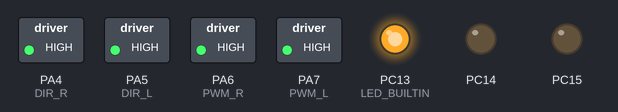
This sketch was run on a simulated STM32 Blue Pill. Shown: switched loads named in the sketch (green lamp = pin HIGH), output pins drawn as LEDs (lit = HIGH).

Above: at 1.5 s.
At 4.5 s:
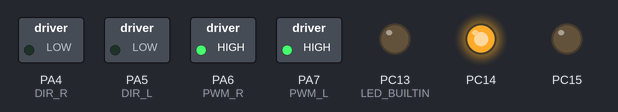
At 7.5 s:
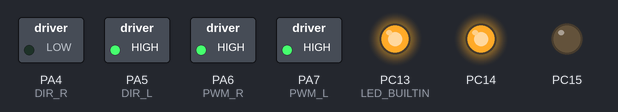
At 10.5 s:
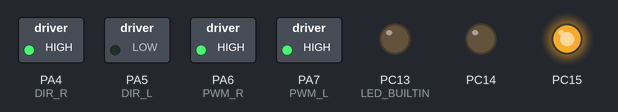
Timing chart, 0 to 13.8 s (numbered marks = the images above):
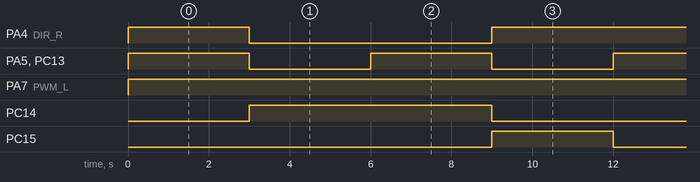

Measured:
- by itself, PA4 (DIR_R): repeats every 12.0 s: LOW 6.0 s, HIGH 6.0 s
- by itself, PA5 (DIR_L), PC13 (LED_BUILTIN): alternates HIGH for 3.0 s and LOW for 3.0 s
- by itself, PA7 (PWM_L): LOW → HIGH at 0.00 s
- by itself, PC14: alternates HIGH for 6.0 s and LOW for 6.0 s
- by itself, PC15: alternates HIGH for 3.0 s and LOW for 9.0 s

The sketch:

motor_debug.ino
```cpp
void setup() {

  pinMode(LED_BUILTIN, OUTPUT);
  pinMode(PC15, OUTPUT);
  pinMode(PC14, OUTPUT);
  pinMode(PC13, OUTPUT);

  pinMode(PA4, OUTPUT); //DIR_R
  pinMode(PA5, OUTPUT); //DIR_L
  analogWriteFrequency(1000);

  digitalWrite(PC15, LOW);   // turn the LED off by making the voltage LOW
  digitalWrite(PC14, LOW);   // turn the LED off by making the voltage LOW
  digitalWrite(PC13, LOW);   // turn the LED off by making the voltage LOW

  pinMode(PA6, OUTPUT); //PWM_R
  pinMode(PA7, OUTPUT); //PWM_L

}

void loop() {

  //左：正　右：正
  digitalWrite(PA6, HIGH);  //PWM_R
  digitalWrite(PA4, HIGH);  //DIR_R
  digitalWrite(PA7, HIGH);  //PWM_L
  digitalWrite(PA5, HIGH);  //DIR_L
  digitalWrite(PC13,HIGH);
  digitalWrite(PC14,LOW);
  digitalWrite(PC15,LOW);
  delay(3000);

  //左：逆　右：逆
  digitalWrite(PA6, HIGH);  //PWM_R
  digitalWrite(PA4, LOW);  //DIR_R
  digitalWrite(PA7, HIGH);  //PWM_L
  digitalWrite(PA5, LOW);  //DIR_L

  digitalWrite(PC13,LOW);
  digitalWrite(PC14,HIGH);
  digitalWrite(PC15,LOW);
  delay(3000);

  //左：正　右：逆
  digitalWrite(PA6, HIGH);  //PWM_R
  digitalWrite(PA4, LOW);  //DIR_R
  digitalWrite(PA7, HIGH);  //PWM_L
  digitalWrite(PA5, HIGH);  //DIR_L
  digitalWrite(PC13,HIGH);
  digitalWrite(PC14,HIGH);
  digitalWrite(PC15,LOW);
  delay(3000);

  //左：逆　右：正
  digitalWrite(PA6, HIGH);  //PWM_R
  digitalWrite(PA4, HIGH);  //DIR_R
  digitalWrite(PA7, HIGH);  //PWM_L
  digitalWrite(PA5, LOW);  //DIR_L
  digitalWrite(PC13,LOW);
  digitalWrite(PC14,LOW);
  digitalWrite(PC15,HIGH);
  delay(3000);

/*
  digitalWrite(PA4, HIGH);
  digitalWrite(PA5, HIGH);
  analogWrite(PA6, 126); //PWM_R
  analogWrite(PA7, 126); //PWM_L
  digitalWrite(PC13,HIGH);
  digitalWrite(PC14,LOW);
  digitalWrite(PC15,LOW);

delay(1000);

  digitalWrite(PA4, HIGH);
  digitalWrite(PA5, LOW);
  analogWrite(PA6, 126); //PWM_R
  analogWrite(PA7, 126); //PWM_L
  digitalWrite(PC13,LOW);
  digitalWrite(PC14,LOW);
  digitalWrite(PC15,HIGH);

delay(1000);

  digitalWrite(PA4, LOW);
  digitalWrite(PA5, HIGH);
  analogWrite(PA6, 126); //PWM_R
  analogWrite(PA7, 126); //PWM_L
  digitalWrite(PC13,LOW);
  digitalWrite(PC14,LOW);
  digitalWrite(PC15,HIGH);

delay(1000);

  digitalWrite(PA4, LOW);
  digitalWrite(PA5, LOW);
  analogWrite(PA6, 126); //PWM_R
  analogWrite(PA7, 126); //PWM_L
  digitalWrite(PC13,LOW);
  digitalWrite(PC14,LOW);
  digitalWrite(PC15,HIGH);

delay(1000);

*/

/*
  //正転
  digitalWrite(PA4, HIGH);
//  digitalWrite(PA5, HIGH);
  analogWrite(PA6, 255); //PWM_R
//  analogWrite(PA7, 255); //PWM_L
  digitalWrite(PC13,HIGH);
  digitalWrite(PC14,LOW);
  digitalWrite(PC15,LOW);

  delay(1000);

  //停止
  digitalWrite(PA4, HIGH);
//  digitalWrite(PA5, HIGH);
  analogWrite(PA6, 0); //PWM_R
//  analogWrite(PA7, 0); //PWM_L
  digitalWrite(PC13,LOW);
  digitalWrite(PC14,HIGH);
  digitalWrite(PC15,LOW);

  //逆転
  digitalWrite(PA4, LOW);
//  digitalWrite(PA5, LOW);
  analogWrite(PA6, 255); //PWM_R
//  analogWrite(PA7, 255); //PWM_L
  digitalWrite(PC13,HIGH);
  digitalWrite(PC14,HIGH);
  digitalWrite(PC15,LOW);

  delay(1000);

  //停止
  digitalWrite(PA4, LOW);
//  digitalWrite(PA5, LOW);
  analogWrite(PA6, 0); //PWM_R
//  analogWrite(PA7, 0); //PWM_L
  digitalWrite(PC13,LOW);
  digitalWrite(PC14,LOW);
  digitalWrite(PC15,HIGH);

  delay(1000);
  digitalWrite(PC13,LOW);
  digitalWrite(PC14,LOW);
  digitalWrite(PC15,LOW);
  */
}
```
